Frame 1 (no input): blank canvas, image omitted
Frame 60 (no input): blank canvas, image omitted
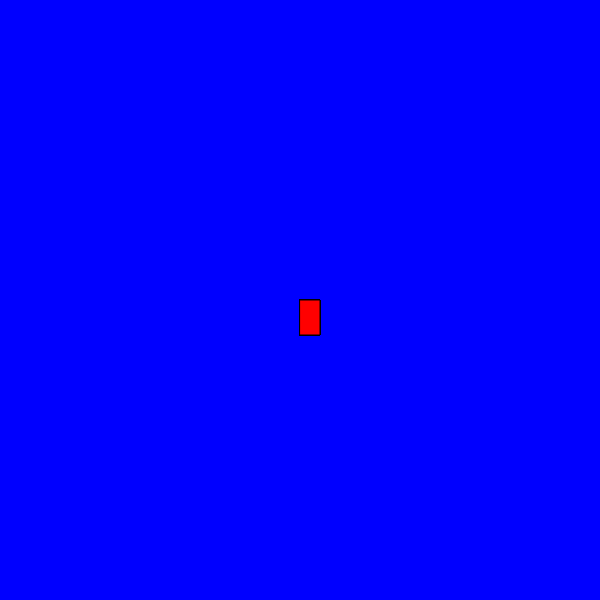
Frame 120 (the mouse pressed at the canvas centre since frame 60)

The p5.js sketch whose frames 1 and 60 were blank and that drew this single picture after the mouse press (run headless with seeded random() and noise() and a simulated clock; from frame 60 on, the mouse is pressed at the canvas centre):

// p5.js sketch
// ── sketch.js
function setup() {
    createCanvas(600, 600);
    background("blue");
  }
  
  function draw() {
  
  
    stroke("black");
    fill("red");
  
    // console.log(mouseIsPressed);
  
    if (mouseIsPressed) {
      rect(mouseX, mouseY, 20, 35);
    }
  }
  
